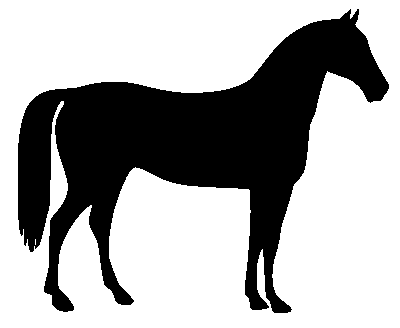
#> input picture skimage.data.horse(), 400 x 328 px
$ python task07.py
#> lines starting #> are read from the running program, lines starting #| are printed output that depends on the picture; after the words box and inside, x2 and y2 are one past the last pixel; in counts of white or black regions, pixels touching at a corner belong together
import numpy as np
import matplotlib.pyplot as plt
from PIL import Image
from skimage import filters, color, data, measure


def get_binary_image_and_contours(original_img, invert=False):
    np_img = np.array(original_img)

    if np_img.ndim == 3:
        grayscale_img = color.rgb2gray(np_img)
    else:
        grayscale_img = np_img

    threshold_value = filters.threshold_otsu(grayscale_img)

    binary_img = grayscale_img > threshold_value
    binary_img = np.invert(binary_img) if invert else binary_img

    contours = measure.find_contours(binary_img)

    return binary_img, contours


def display_images_with_contours(images, contours, subtitles, title):
    assert (len(images) == 4 and len(subtitles) == 4)

    fig, axes = plt.subplots(2, 2)
    axes = axes.flat

    for ax, image, image_contours, subtitle in zip(axes, images, contours,
                                                   subtitles):
        ax.imshow(image, cmap="gray")

        for contour in image_contours:
            ax.plot(contour[:, 1],
                    contour[:, 0],
                    color=np.random.rand(3, ),
                    lw=2)
        ax.set_title(subtitle)
        ax.axis("off")

    fig.suptitle(title)
    plt.tight_layout()
    plt.show()


def main():
    horse_img = data.horse()
#> horse_img is the input picture: shape (328, 400) bool; 66.9% white; 1 black region, box (x1, y1, x2, y2) and area: (18, 9, 389, 313) 43412
    dice_img = Image.open("../DATA/w05_dice.png")
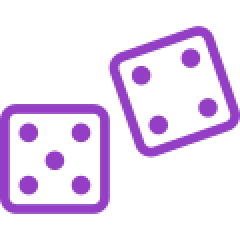
#> input picture DATA/w05_dice.png, 120 x 120 px (shown 2 times larger)
#> dice_img is the input picture: PIL image 120x120 P; mean R, G, B, A 30, 12.5, 40.2, 43.4

    horse_binary_img, horse_contours = get_binary_image_and_contours(
        horse_img, invert=True)
#> in get_binary_image_and_contours, `threshold_value = filters.threshold_otsu(grayscale_img)`: threshold_value = 0.00195
#> in get_binary_image_and_contours, `contours = measure.find_contours(binary_img)`: contours = 2 point arrays, longest 2645 points
#> horse_contours = 2 point arrays, longest 2645 points
    dice_binary_img, dice_contours = get_binary_image_and_contours(dice_img,
                                                                   invert=True)
#> call 2 of get_binary_image_and_contours, with invert = True
#> in get_binary_image_and_contours (call 2), `np_img = np.array(original_img)`:
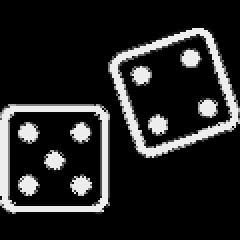
#> np_img: shape (120, 120) (shown 2 times larger); min 0, max 237, mean 36.4
#> in get_binary_image_and_contours (call 2), `threshold_value = filters.threshold_otsu(grayscale_img)`: threshold_value = 112
#> in get_binary_image_and_contours (call 2), `binary_img = grayscale_img > threshold_value`:
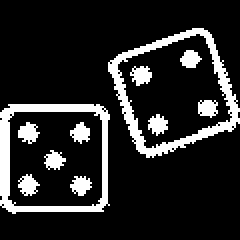
#> binary_img: shape (120, 120) bool (shown 2 times larger); 15.2% white; 11 white regions, largest, box (x1, y1, x2, y2) and area: (54, 14, 120, 79) 810, (0, 52, 55, 107) 740, (9, 61, 20, 72) 76
#> in get_binary_image_and_contours (call 2), `contours = measure.find_contours(binary_img)`: contours = 47 point arrays, longest 300 points
#> dice_contours = 47 point arrays, longest 300 points

    images = [horse_img, horse_binary_img, dice_img, dice_binary_img]
    contours = [[], horse_contours, [], dice_contours]
    subtitles = ["Original", "Contours", "Original", "Contours"]
    title = "Finding contours"

    display_images_with_contours(images, contours, subtitles, title)
#> the loop in display_images_with_contours, `for ax, image, image_contours, subtitle in zip(axes, images, contours,..` made 4 passes
#> (image_contours, subtitle) on passes 1 to 4: ([], 'Original'), (2 point arrays, longest 2645 points, 'Contours'), ([], 'Original'), (47 point arrays, longest 300 points, 'Contours')
#> in display_images_with_contours, `plt.show()`:
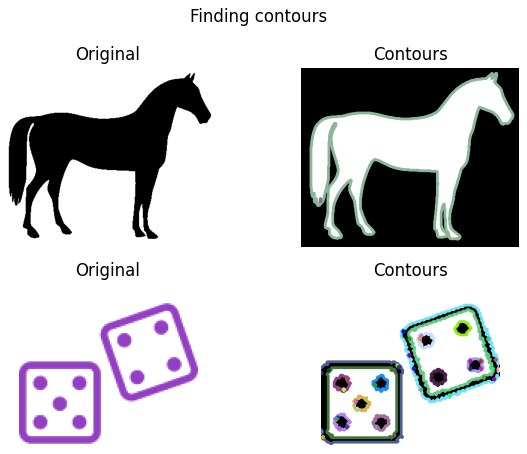
#> figure drawn by matplotlib, 4 panels

    dots = 0
    for c in dice_contours:
        # print(c.shape)
        x, _ = c.shape
        if x > 40 and x < 60:
            dots += 1
#> this loop made 47 passes
#> x on passes 1 to 12: 300, 279, 41, 5, 55, 5, 5, 5, 5, 5, 45, 5
#> (c, x) on passes 26, 46: ([[58.5, 0], [59, 0.5], [59.5, 0]], 3), ([[97.5, 0], [98, 0.5], [99, 0.5], [99.5, 0]], 4)
#> after the loop, dots = 9

    print(f"Number of dots in dice: {dots}.")
#| Number of dots in dice: 9.


if __name__ == '__main__':
    main()
